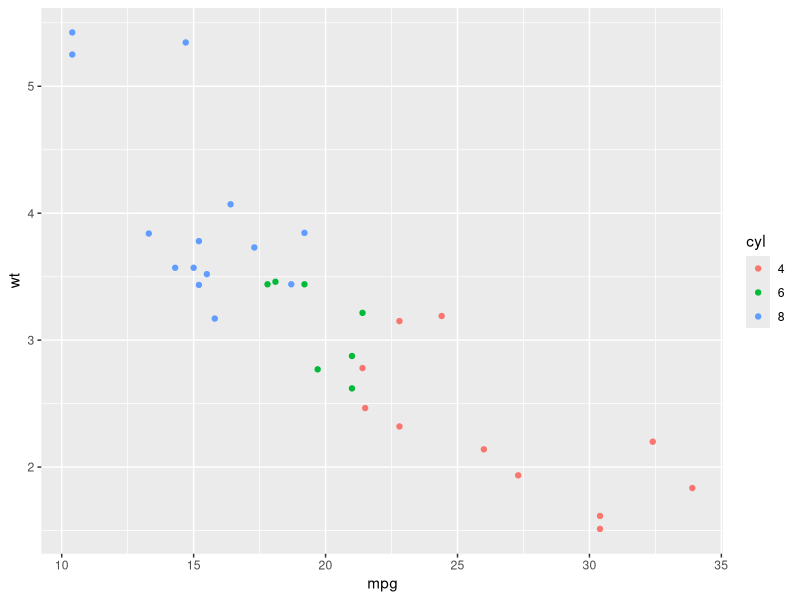
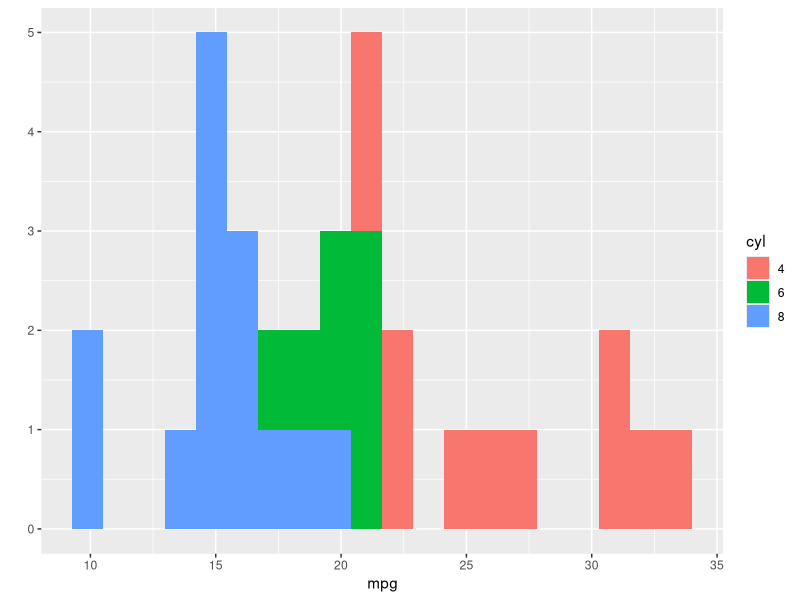
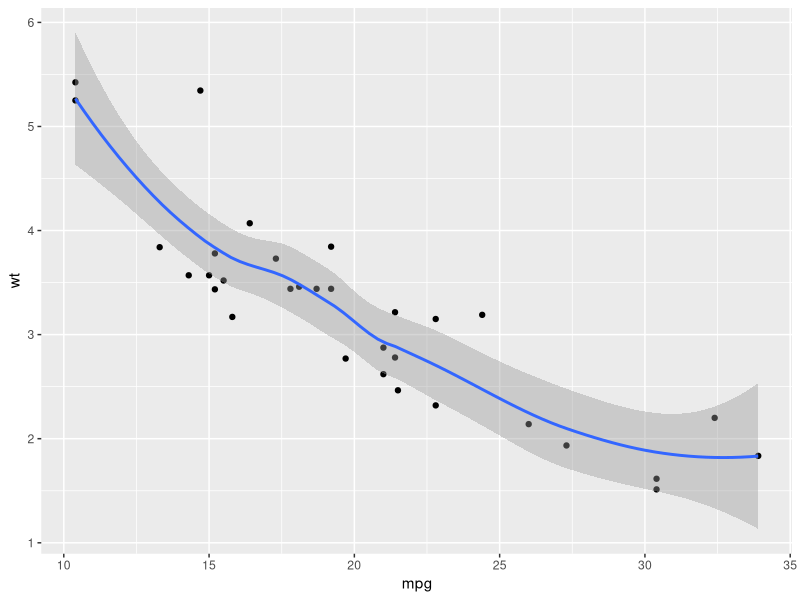
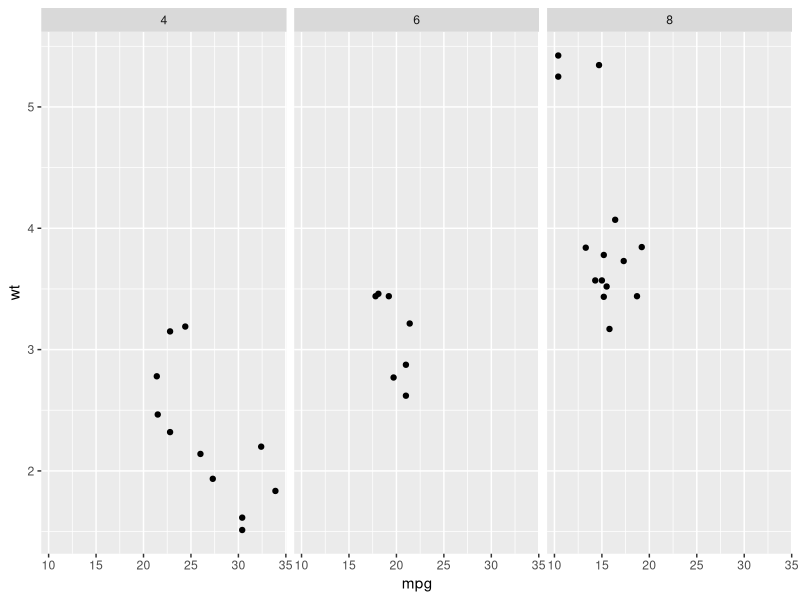
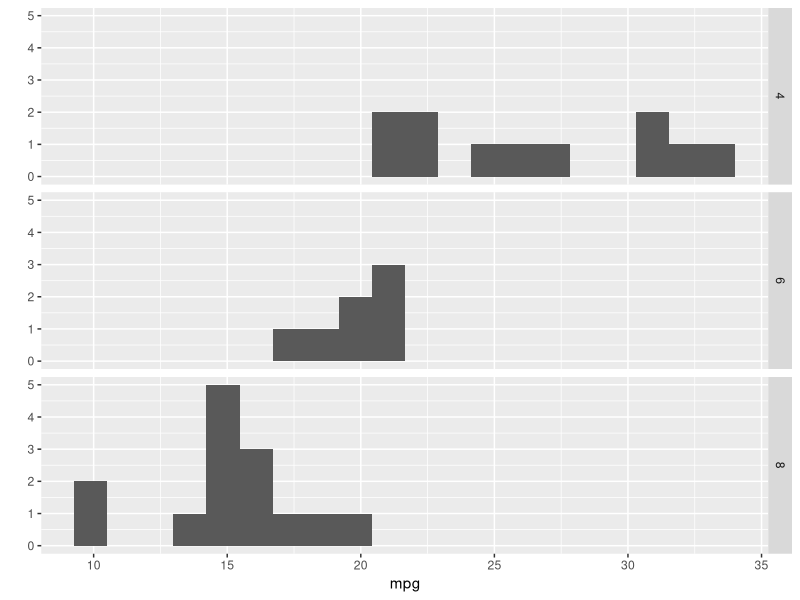

Generate these figures, in order, with R:
## ---- chunk 1
knitr::opts_chunk$set(echo = TRUE)
## ---- chunk 2
invisible(library(ggplot2))
invisible(library(datasets))
## ---- chunk 3
str(mtcars)
## ---- chunk 4
mtcars$cyl = factor(mtcars$cyl)
## ---- chunk 5
qplot(mpg,wt,data = mtcars,color = cyl)
## ---- chunk 6
qplot(mpg,data= mtcars,fill = cyl,bins = 20)
## ---- chunk 7
qplot(mpg,wt,data = mtcars,geom = c("point","smooth"))
## ---- chunk 8
qplot(mpg,wt,data = mtcars, facets = .~cyl)
## ---- chunk 9
qplot(mpg,data= mtcars,facets = cyl~.,bins = 20)

